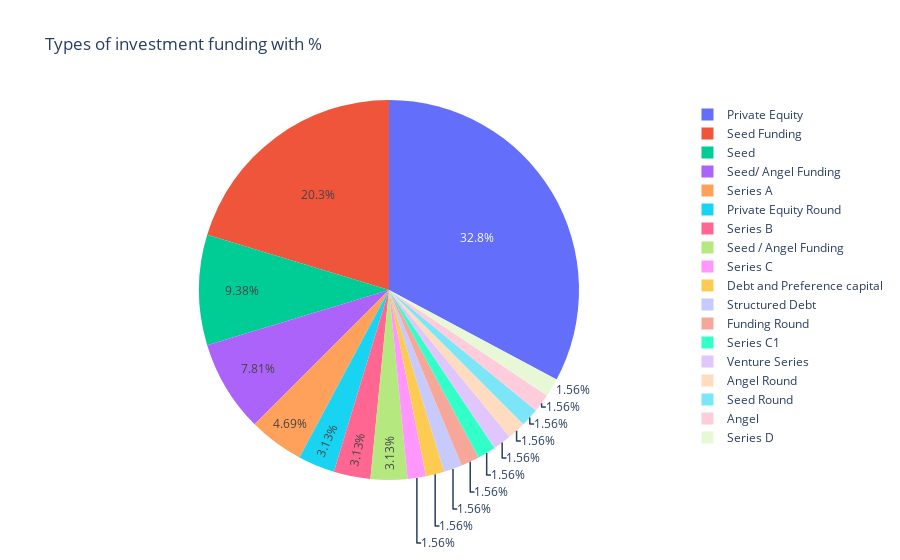

The cell this chart's notebook holds for it:
### Code cell
temp = df1["Type"].value_counts()
labels = temp.index
sizes = (temp / temp.sum())*100
trace = go.Pie(labels=labels, values=sizes, hoverinfo='label+percent')
layout = go.Layout(title='Types of investment funding with %')
data = [trace]
fig = go.Figure(data=data, layout=layout)
py.iplot(fig, filename="BorrowerGender")

### Figure 1 — Plotly figure (JSON) as saved in the notebook; plotly's stock layout.template omitted (floating-point values rounded to 4 significant figures)
{"data": [{"hoverinfo": "label+percent", "labels": ["Private Equity", "Seed Funding", "Seed", "Seed/ Angel Funding", "Series A", "Private Equity Round", "Series B", "Seed / Angel Funding", "Series C", "Debt and Preference capital", "Structured Debt", "Funding Round", "Series C1", "Venture Series", "Angel Round", "Seed Round", "Angel", "Series D"], "type": "pie", "values": [32.81, 20.31, 9.375, 7.812, 4.688, 3.125, 3.125, 3.125, 1.562, 1.562, 1.562, 1.562, 1.562, 1.562, 1.562, 1.562, 1.562, 1.562]}], "layout": {"title": {"text": "Types of investment funding with %"}}}
